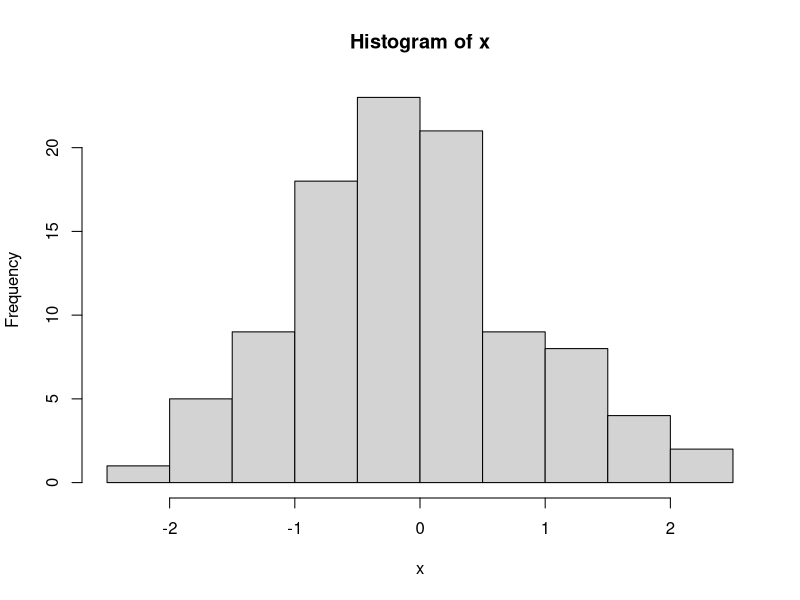

Write R code to recreate this figure.
## ---- chunk 1
x <- rnorm(100) 
hist(x)
